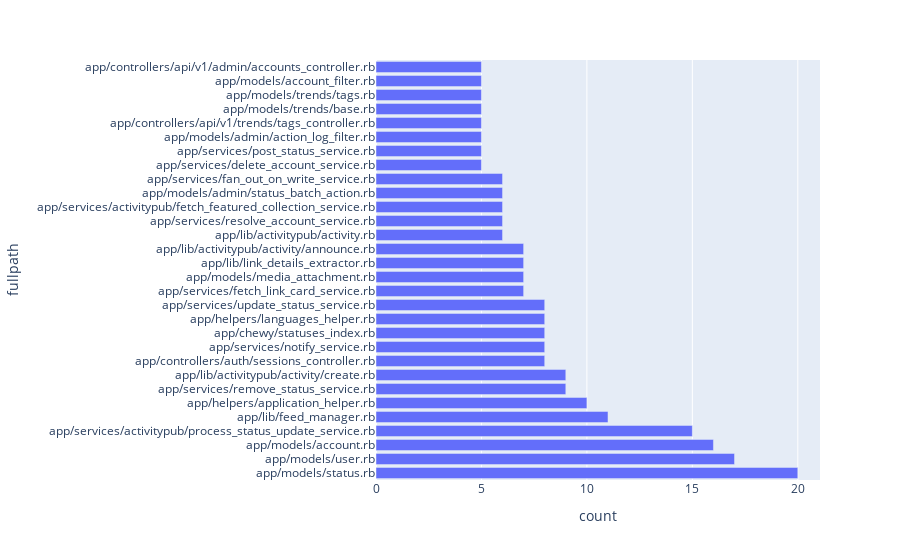

The notebook cell saved with this chart:
### Markdown cell above
>Visualize these candidate sets of couple entitiese with a visualization of your choice.

### Code cell
fig = px.bar(df.nlargest(30,'count'), x="count", y="fullpath", orientation='h')
fig.show()

### Figure 1 — Plotly figure (JSON) as saved in the notebook; plotly's stock layout.template omitted (floating-point values rounded to 4 significant figures)
{"data": [{"alignmentgroup": "True", "hovertemplate": "count=%{x}<br>fullpath=%{y}<extra></extra>", "legendgroup": "", "marker": {"color": "#636efa", "pattern": {"shape": ""}}, "name": "", "offsetgroup": "", "orientation": "h", "showlegend": false, "textposition": "auto", "type": "bar", "x": [20, 17, 16, 15, 11, 10, 9, 9, 8, 8, 8, 8, 8, 7, 7, 7, 7, 6, 6, 6, 6, 6, 5, 5, 5, 5, 5, 5, 5, 5], "xaxis": "x", "y": ["app/models/status.rb", "app/models/user.rb", "app/models/account.rb", "app/services/activitypub/process_status_update_service.rb", "app/lib/feed_manager.rb", "app/helpers/application_helper.rb", "app/services/remove_status_service.rb", "app/lib/activitypub/activity/create.rb", "app/controllers/auth/sessions_controller.rb", "app/services/notify_service.rb", "app/chewy/statuses_index.rb", "app/helpers/languages_helper.rb", "app/services/update_status_service.rb", "app/services/fetch_link_card_service.rb", "app/models/media_attachment.rb", "app/lib/link_details_extractor.rb", "app/lib/activitypub/activity/announce.rb", "app/lib/activitypub/activity.rb", "app/services/resolve_account_service.rb", "app/services/activitypub/fetch_featured_collection_service.rb", "app/models/admin/status_batch_action.rb", "app/services/fan_out_on_write_service.rb", "app/services/delete_account_service.rb", "app/services/post_status_service.rb", "app/models/admin/action_log_filter.rb", "app/controllers/api/v1/trends/tags_controller.rb", "app/models/trends/base.rb", "app/models/trends/tags.rb", "app/models/account_filter.rb", "app/controllers/api/v1/admin/accounts_controller.rb"], "yaxis": "y"}], "layout": {"barmode": "relative", "legend": {"tracegroupgap": 0}, "margin": {"t": 60}, "xaxis": {"anchor": "y", "domain": [0, 1], "title": {"text": "count"}}, "yaxis": {"anchor": "x", "domain": [0, 1], "title": {"text": "fullpath"}}}}
